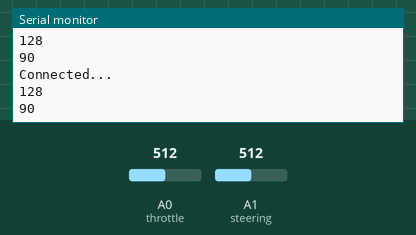
Bench run of a sketch on a simulated Arduino Uno, built with avr-gcc and run on an emulated ATmega328P. Shown: the last lines printed to the serial monitor. Inputs (shaded band) come from the test bench; at power-on: A0 (throttle) = 512, A1 (steering) = 512. No radio packets arrive unless stated.

Above: at 1.2 s.
1.3 s: A0 (throttle) set to 490
At 2.42 s:
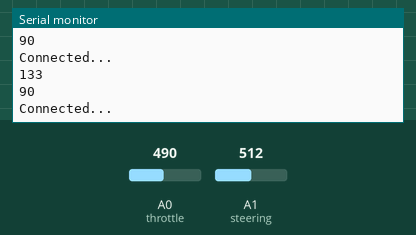
2.8 s: A1 (steering) set to 490
At 2.83 s:
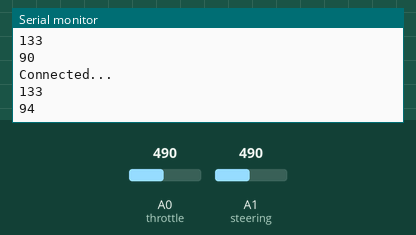
4.3 s: A1 (steering) set to 510
At 4.34 s:
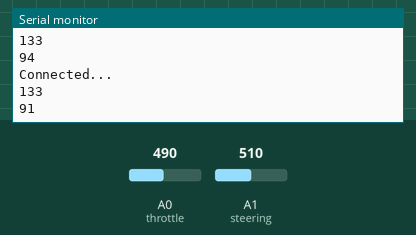
5.8 s: A0 (throttle) set to 306
At 5.85 s:
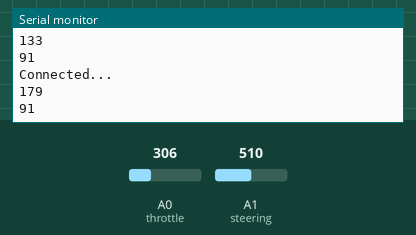
Timing chart, 0 to 8.3 s (numbered marks = the images above; inputs shaded):
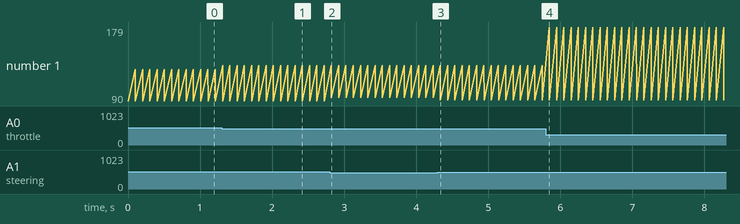

Measured:
- after the input at 1.3 s, the serial monitor: prints a new line at once (image 1)
- after the input at 2.8 s, the serial monitor: prints a new line at once (image 2)
- after the input at 4.3 s, the serial monitor: prints a new line at once (image 3)
- after the input at 5.8 s, the serial monitor: prints a new line after 0.05 s (image 4)
- plotted number 1: 90 → 94 after the input at 2.8 s, 94 → 91 after the input at 4.3 s

The sketch:

Egen_transmitter.ino
```cpp
#include <SPI.h>
#include <RH_RF69.h>
#include <RHReliableDatagram.h>
#define RF69_FREQ 433.0
#define DEST_ADDRESS   30
#define MY_ADDRESS     86
#define RFM69_CS      8
#define RFM69_INT     3
#define RFM69_RST     4

RH_RF69 rf69(RFM69_CS, RFM69_INT);
RHReliableDatagram rf69_manager(rf69, MY_ADDRESS);

int throttle = A0;
int potVal = 0;
int steering = A1;

unsigned long currentMillis = 0;
unsigned long previousMillis = 0;
unsigned long currentTime = 0;
unsigned long lastReceivedTime = 0;

struct dataStruct{
 int throttle;
 int steering;
} values;

void setup(){
 Serial.begin(115200);
 pinMode(throttle, INPUT);

  if (!rf69_manager.init()){
   Serial.println("RFM69 radio init failed");
   while (1);
 }

 if (!rf69.setFrequency(RF69_FREQ)){
   Serial.println("setFrequency failed");
 }

 rf69.setTxPower(14, true);
 uint8_t key[] = { 0x02, 0x02, 0x03, 0x04, 0x05, 0x06, 0x07, 0x08,
                   0x02, 0x02, 0x03, 0x04, 0x05, 0x06, 0x07, 0x08
                 };
 rf69.setEncryptionKey(key);

 Serial.print("Startad");
 rf69_manager.setRetries(1);
}

void loop(){
 currentTime = millis();
 if(currentTime - lastReceivedTime > 500){
   lastReceivedTime = currentTime;
   Serial.println("lost connection");
 }
  updateData();
  if (rf69_manager.sendtoWait((uint8_t *)&values, sizeof(values), DEST_ADDRESS)) {
   lastReceivedTime = millis();
   uint8_t len = sizeof(values);
   uint8_t from;
   Serial.println("Connected...");
  }
  else {
   Serial.println("Failed to send...");
 }
}

void updateData(){
 values.throttle = analogRead(throttle);
 values.throttle = map(values.throttle, 0, 1023, 255, 0);
 Serial.println(values.throttle);

 values.steering = analogRead(steering);
 values.steering = map(values.steering, 0, 1023, 180, 0);
 Serial.println(values.steering);
}
```
